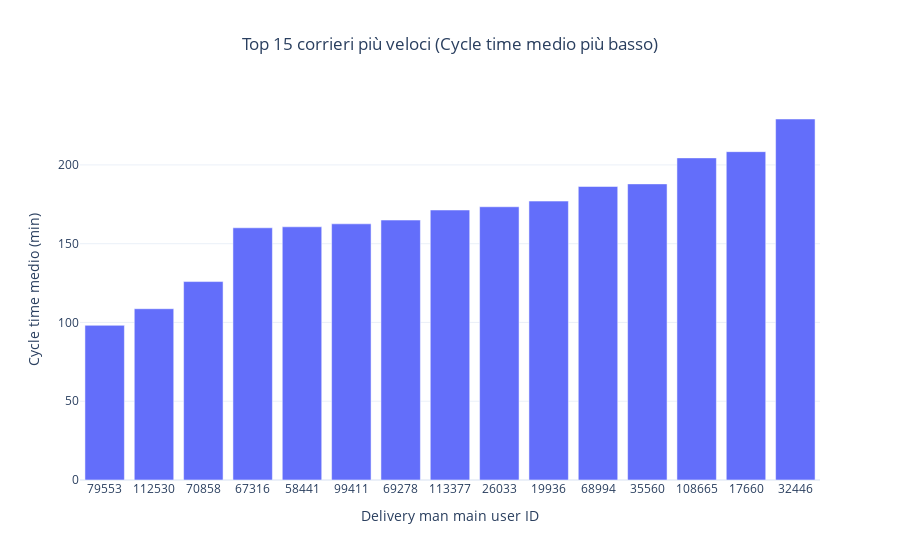

Notebook source saved alongside this figure:
### Code cell
import plotly.express as px

top15_fast = (
    courier_idle_kpi
    .sort_values("avg_cycle_min")   # più basso = più veloce
    .head(15)
    .copy()
)

top15_fast["courier_id_str"] = top15_fast["delivery_man_main_user_id"].astype(str)

fig = px.bar(
    top15_fast,
    x="courier_id_str",
    y="avg_cycle_min",
    title="Top 15 corrieri più veloci (Cycle time medio più basso)",
    hover_data=["missions_count", "avg_idle_min", "pct_idle_missions"],
    labels={
        "courier_id_str": "Delivery man main user ID",
        "avg_cycle_min": "Cycle time medio (min)"
    }
)

fig.update_layout(template="plotly_white", title_x=0.5, xaxis_type="category")
fig.update_xaxes(categoryorder="total ascending")
fig.show()

### Figure 1 — Plotly figure (JSON) as saved in the notebook; plotly's stock layout.template omitted (floating-point values rounded to 4 significant figures)
{"data": [{"customdata": [[209.0, 70.93, 84.21], [52.0, 82.77, 94.23], [289.0, 100.5, 98.96], [207.0, 135.5, 96.62], [299.0, 156.9, 84.62], [214.0, 147.4, 100.0], [513.0, 112.5, 100.0], [42.0, 132.9, 97.62], [120.0, 137.2, 97.5], [330.0, 127.1, 97.27], [229.0, 145.9, 94.76], [211.0, 161.7, 100.0], [178.0, 137.4, 75.84], [215.0, 109.9, 96.28], [257.0, 202.5, 100.0]], "hovertemplate": "Delivery man main user ID=%{x}<br>Cycle time medio (min)=%{y}<br>missions_count=%{customdata[0]}<br>avg_idle_min=%{customdata[1]}<br>pct_idle_missions=%{customdata[2]}<extra></extra>", "legendgroup": "", "marker": {"color": "#636efa", "pattern": {"shape": ""}}, "name": "", "orientation": "v", "showlegend": false, "textposition": "auto", "type": "bar", "x": ["79553", "112530", "70858", "67316", "58441", "99411", "69278", "113377", "26033", "19936", "68994", "35560", "108665", "17660", "32446"], "xaxis": "x", "y": [98.17, 108.7, 126.0, 160.1, 160.7, 162.6, 165.0, 171.4, 173.4, 177.0, 186.3, 188.0, 204.5, 208.4, 229.1], "yaxis": "y"}], "layout": {"barmode": "relative", "legend": {"tracegroupgap": 0}, "title": {"text": "Top 15 corrieri più veloci (Cycle time medio più basso)", "x": 0.5}, "xaxis": {"anchor": "y", "categoryorder": "total ascending", "domain": [0, 1], "title": {"text": "Delivery man main user ID"}, "type": "category"}, "yaxis": {"anchor": "x", "domain": [0, 1], "title": {"text": "Cycle time medio (min)"}}}}
